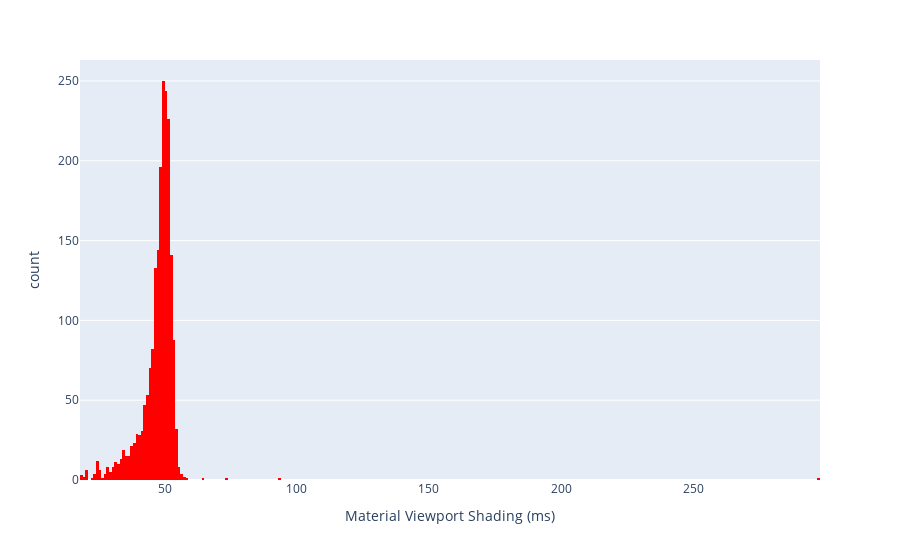

Write notebook code for a chart like this one.
### Code cell
fig4 = px.histogram(df, x='Material Viewport Shading (ms)', color_discrete_sequence=['red'])
fig4.show()

### Figure 1 — Plotly figure (JSON) as saved in the notebook; plotly's stock layout.template omitted (floating-point values rounded to 4 significant figures; data arrays with more than 128 entries replaced by an {"elided": "..."} marker saying what was removed)
{"data": [{"alignmentgroup": "True", "bingroup": "x", "hovertemplate": "Material Viewport Shading (ms)=%{x}<br>count=%{y}<extra></extra>", "legendgroup": "", "marker": {"color": "red", "pattern": {"shape": ""}}, "name": "", "offsetgroup": "", "orientation": "v", "showlegend": false, "type": "histogram", "x": {"elided": "2000 float values"}, "xaxis": "x", "yaxis": "y"}], "layout": {"barmode": "relative", "legend": {"tracegroupgap": 0}, "margin": {"t": 60}, "xaxis": {"anchor": "y", "domain": [0, 1], "title": {"text": "Material Viewport Shading (ms)"}}, "yaxis": {"anchor": "x", "domain": [0, 1], "title": {"text": "count"}}}}
